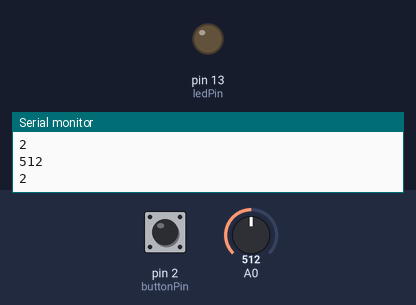
Bench run of a sketch on a simulated Arduino Uno, built with avr-gcc and run on an emulated ATmega328P. On the bench: output pins drawn as LEDs (lit = HIGH), the last lines printed to the serial monitor. The test bench sets the inputs (shaded band); at power-on: pin 2 (buttonPin) LOW, A0 = 512.

Above: at 1.8 s.
1.9 s: pin 2 (buttonPin) pulled HIGH for 1.2 s
At 3.0 s:
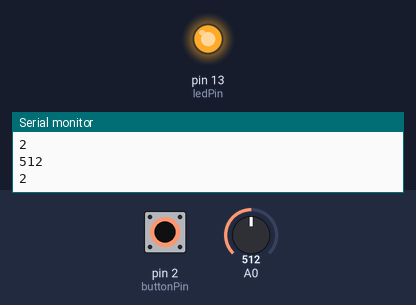
5.5 s: pin 2 (buttonPin) pulled HIGH for 3.2 s
At 9.6 s:
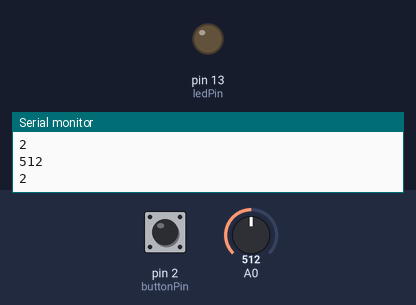
Timing chart, 0 to 11.1 s (numbered marks = the images above; inputs shaded):
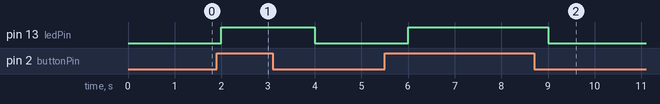

The sketch:

D-A-ReadPrint.ino
```cpp
const int buttonPin = 2; // 连接按键的引脚
const int ledPin = 13;   // 连接LED的引脚

int buttonState = 0;

void setup()
{
  // 初始化LED引脚为输出状态
  pinMode(ledPin, OUTPUT);
  // 初始化按键引脚为输入状态
  pinMode(buttonPin, INPUT);
  // 初始化串口
  Serial.begin(9600);
}
void loop()
{
  // 读取按键状态并存储在变量中
  buttonState = digitalRead(buttonPin);

  // 检查按键是否被按下
  // 如果按键按下，那buttonState应该为高电平
  if (buttonState == HIGH)
  {
    // 点亮LED
    digitalWrite(ledPin, HIGH);
  }
  else
  {
    // 熄灭LED
    digitalWrite(ledPin, LOW);
  }
  // 读出当前光线强度，并输出到串口显示
  int sensorValue = analogRead(A0);
  Serial.println(sensorValue);
  Serial.println(buttonPin);
  delay(1000);
}
```

Measured:
- after the input at 1.9 s, pin 13 (ledPin): LOW → HIGH after 0.10 s, → LOW 2.0 s later
- after the input at 5.5 s, pin 13 (ledPin): LOW → HIGH after 0.50 s, → LOW 3.0 s later
